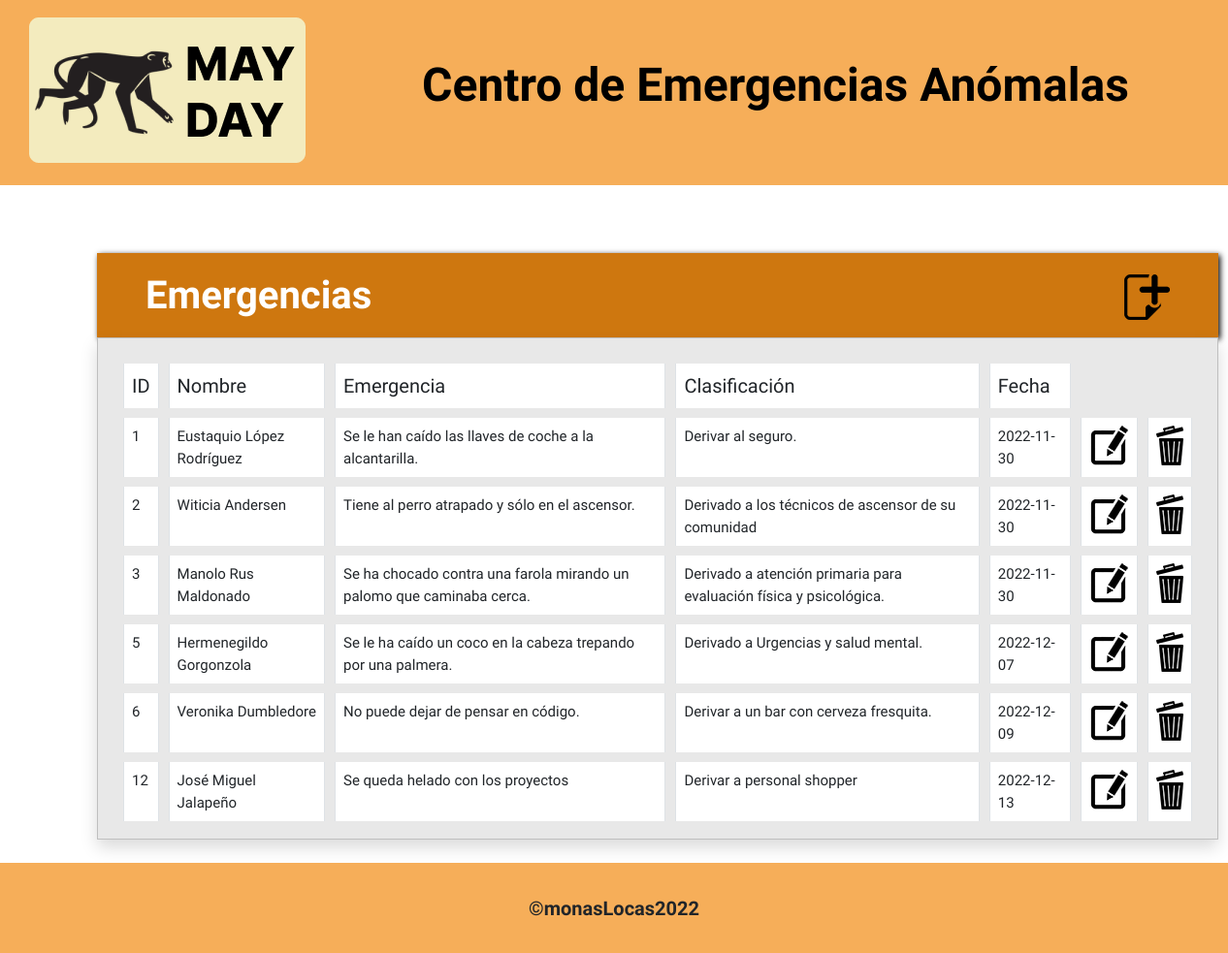
The page / on the database its author committed.
### tables this page shows
CREATE TABLE `emergencies` (
  `id` int(11) NOT NULL,
  `name` varchar(255) NOT NULL,
  `issue` varchar(255) NOT NULL,
  `classification` varchar(255) NOT NULL,
  `dateTime` date NOT NULL DEFAULT current_timestamp()
);

### src/Core/View.php (called while the page is built, shortened)
<?php
class View{
    public function __construct($view, $data =null){
        require_once("src/Views/$view.php");
    }
}

### src/Controllers/EmergencyController.php (called while the page is built, shortened)
<?php
class EmergencyController{
  public function __construct(){
    $this->index();
  }
  public function index(){
    $emergency = new Emergency;
    $emergencies = $emergency->all();
    new View("emergencyList", ["emergency" => $emergencies]);
  }
}

### src/index.php (called while the page is built, shortened)
<?php
$controller = new EmergencyController();
?>

### src/Models/Emergency.php (called while the page is built, shortened)
<?php
class Emergency{
  private ?int $id;
  private string $name;
  private string $issue;
  private string $classification;
  private ?string $dateTime;
  private $table = "emergencies";
  private $database;
  public function __construct($id = null, $name = '', $issue = '', $classification = '', $dateTime = null){
      $this->id = $id;
      $this->name = $name;
      $this->issue = $issue;
      $this->classification = $classification;
      $this->dateTime = $dateTime;
    if (!$this->database){
      $this->database = new Database();
    }
  }
  public function all (){
    $query = $this->database->mysql->query("select * from {$this->table}");
    $emergencyArray = $query->fetchAll();
    $emergencyList = [];
    foreach ($emergencyArray as $emergency){
      $emergencyItem = new Emergency($emergency["id"], $emergency["name"], $emergency["issue"], $emergency["classification"], $emergency["dateTime"]);
    array_push($emergencyList, $emergencyItem);
    }
    return $emergencyList;
  }
  public function getName() {
    return $this -> name;
  }
  public function getIssue() {
    return $this -> issue;
  }
  public function getId() {
    return $this -> id;
  }
  public function getClassification() {
    return $this -> classification;
  }
  public function getDateTime() {
    return $this -> dateTime;
  }
}

### src/Database.php (called while the page is built, shortened)
<?php
class Database{
  public function __construct(){
    try{
      $this->mysql = $this->getConnection();
    }
    catch (PDOException $e){
      echo "conexión fallida: ". $e->getMessage();
    }
  }
  private function getConnection(){
    $host = "localhost";
    $user = "root";
    $password = "";
    $database = "databasemayday";
    $charset = "utf-8";
    $options = [PDO::ATTR_DEFAULT_FETCH_MODE => PDO::FETCH_ASSOC];
    $pdo = new PDO("mysql:host={$host};dbname={$database};charset{$charset}", $user, $password, $options);
    $pdo->setAttribute(PDO::ATTR_ERRMODE, PDO::ERRMODE_EXCEPTION);
    return $pdo;
  }
}

### src/Views/emergencyList.php (the view, shortened to what this page needs)
<html>
    <?php
        require_once("Components/layout.php")
    ?>
    <body>
    <?php
        require_once("Components/header.php")
    ?>
        <main>
            <div id="wrapper">
            <div id="content-wrapper" class="d-flex flex-column">
                <div id="content">
                    <div class="tableHeaderBox">
                        <tr>Emergencias
                            <a href="?action=create"><button class="buttonNew" type="button"><img src='./public/img/nuevo.png'></button></a>
                        </tr>
                    </div>
                    <div class="container-fluid card shadow mb-4 card-body tableBody">
                        <div class="table-responsive">
                        <table class="table table-bordered" width="100%" cellspacing="10">
                            <thead>
                                <tr class="headCells">
                                    <th scope="row">ID</th>
                                    <th>Nombre</th>
                                    <th>Emergencia</th>
                                    <th>Clasificación</th>
                                    <th>Fecha</th>
                                </tr>
                            </thead>
                            <tbody>
                                <?php
                                    foreach ($data["emergency"] as $emergency) {
                                    echo  "
                                    <tr class='dataCells'>
                                        <td>{$emergency -> getId()}</td>
                                        <td>{$emergency -> getName()}</td>
                                        <td>{$emergency -> getIssue()}</td>
                                        <td>{$emergency -> getClassification()}</td>
                                        <td>{$emergency -> getDateTime()}</td>
                                        <td>
                                            <a href='?action=edit&id={$emergency->getId()}'><img src='./public/img/editar.png'></a>
                                        </td>
                                        <td>
                                            <a onclick='return confirmation()' href='?action=delete&id={$emergency->getId()}'><img src='./public/img/bin.png'></a>
                                        </td>
                                    </tr>
                                    ";
                                }
                                ?>
                            </tbody>
                        </table>
                        </div>
                    </div>
                </div>
            </div>
            </div>
        </main>
        <?php
        require_once("Components/footer.php")
        ?>
    </body>
</html>

### index.php (shortened to what this page needs)
<!DOCTYPE html>
<html lang="es">
  <head>
  </head>
  <body>
    <?php
      require('src/index.php');
    ?>
  </body>
</html>

### src/Views/Components/layout.php (shortened to what this page needs)
<!DOCTYPE html>
<html lang="es">
    <head>
        <link href="https://cdn.jsdelivr.net/npm/bootstrap@5.2.3/dist/css/bootstrap.min.css" rel="stylesheet">
        <link rel="stylesheet" href="./src/css/emergencyList.css">
        <link rel="stylesheet" href="./src/css/header.css">
        <link rel="stylesheet" href="./src/css/create.css">
        <link rel="stylesheet" href="./src/css/footer.css">
    </head>

### src/Views/Components/header.php
<header>
    <div class="headerContainer">
        <div class="headerBox">
            <img src='./public/img/Header.png' alt="MayDay Logo">
            <p class="headerTittle">Centro de Emergencias Anómalas</p>
        </div>
    </div>
</header>

### src/Views/Components/footer.php
<footer class= "footerContainer">
    <div>&copy;monasLocas2022</div>
</footer>

### src/css/emergencyList.css (style rules this page uses)
.buttonNew { border-style: none; background-color: #ce770f; padding-right: 50px; }
table { border-collapse: initial !important; }
.tableHeaderBox { background-color: #ce770f; display: flex; align-items: center; justify-content: space-between; width: 1156px; height: 87px; font-family: "Cabin", sans-serif; font-weight: bold; font-size: 40px; color: #ffffff; margin-left: 100px; margin-top: 70px; padding-left: 50px; box-shadow: 2px 2px 6px #000000 !important; }
.tableBody { width: 1156px !important; height: 518px !important; background-color: #e8e8e8; margin-left: 100px; border-radius: 0%; }
.headCells { background-color: #ffffff; font-family: "Inter", sans-serif; font-size: 20px; }
th { font-weight: normal !important; }
.dataCells { background-color: #ffffff !important; font-family: "Inter", sans-serif; font-size: 15px; }

### src/css/header.css (style rules this page uses)
.headerContainer { height: 191px; width: auto; }
.headerBox { height: 191px; background-color: #f6ae59; display: flex; flex-direction: row; align-items: center; padding-left: 30px; }
.headerTittle { font-family:'Cabin', sans-serif; font-weight:bold; font-size: 48px; color: black; margin-left: 120px; }

### src/css/create.css (style rules this page uses)
* { font-family: "Cabin", sans-serif; }

### src/css/footer.css (style rules this page uses)
.footerContainer { width: auto; height: 93px; background-color: #f6ae59; font-size: 20px; font-weight: bold; display: flex; align-items: center; justify-content: center; }

### rows shown on the page
emergencies: id "1", name "Eustaquio López Rodríguez", issue "Se le han caído las llaves de coche a la alcantarilla.", classification "Derivar al seguro.", dateTime "2022-11-30"
emergencies: id "2", name "Witicia Andersen", issue "Tiene al perro atrapado y sólo en el ascensor.", classification "Derivado a los técnicos de ascensor de su comunidad", dateTime "2022-11-30"
emergencies: id "3", name "Manolo Rus Maldonado", issue "Se ha chocado contra una farola mirando un palomo que caminaba cerca.", classification "Derivado a atención primaria para evaluación física y psicológica.", dateTime "2022-11-30"
emergencies: id "5", name "Hermenegildo Gorgonzola", issue "Se le ha caído un coco en la cabeza trepando por una palmera.", classification "Derivado a Urgencias y salud mental.", dateTime "2022-12-07"
emergencies: id "6", name "Veronika Dumbledore", issue "No puede dejar de pensar en código.", classification "Derivar a un bar con cerveza fresquita.", dateTime "2022-12-09"
emergencies: id "12", name "José Miguel Jalapeño", issue "Se queda helado con los proyectos", classification "Derivar a personal shopper", dateTime "2022-12-13"
